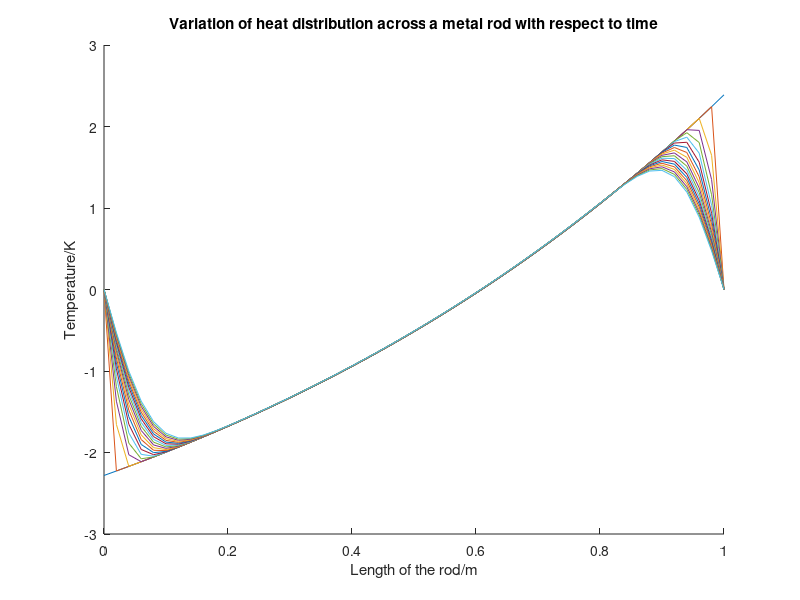

The MATLAB script that drew this image:
N=50; h=1/N; c=1; k=1/10000; v=k/(h^2); B=1-2*v;
u=zeros(N-1,N+1); % defining a 2D array of zeros
for j=0:h:1 % initialize the array, u, with the desired input %function
%To plot one, comment out other two u(1,c) lines in the loop
% u(1,c)=(sin(2*pi*j)); % initializing u for the t=1 case 
% u(1,c)=abs(sin(2*pi*j));
% u(1,c)=cos((pi*j)/2); % to test for non-zero boundaries
%  u(1,c)=(j-0.5)^2; %additional testing case with polynomial term
u(1,c)=exp(j+1)-5;
c=c+1; % c increments as j increments from 0 to 1 in intervals of %0.02
end
%u=triangularPulse(0,1,x); %for tent function, comment out the above % for loop
 
for m=1:20 %m controls loop iterations, ie number of %lines plotted
    for j=2:N %runs N-1 times
% Implementing %central algorithm using the 2D array:
        u(m+1,j)=v*u(m,j-1)+B*u(m,j)+v*u(m,j+1); 
% TESTING FOR DIFFERENT BOUNDARY CONDITIONS: please comment out the % other 2 cases
% Zero Boundary Conditions:
%            u(m+1,1)=0; 
%            u(m+1,N+1)=0;
% Constant non-zero boundary conditions:
%         u(m+1,1)=0.5; 
%         u(m+1,N+1)=0.5;
% Time Varying Non-Zero boundary conditions:
%          u(m+1,1)=cos((pi*m*k)/4); 
%          u(m+1,N+1)=cos((pi*m*k)/4); 
    end
end
x=[0:h:1]; 
 for i=1:m
    hold on
plot(x,u(i,:))
title('Variation of heat distribution across a metal rod with respect to time');
ylabel ('Temperature/K'); 
xlabel ('Length of the rod/m'); 
 end
